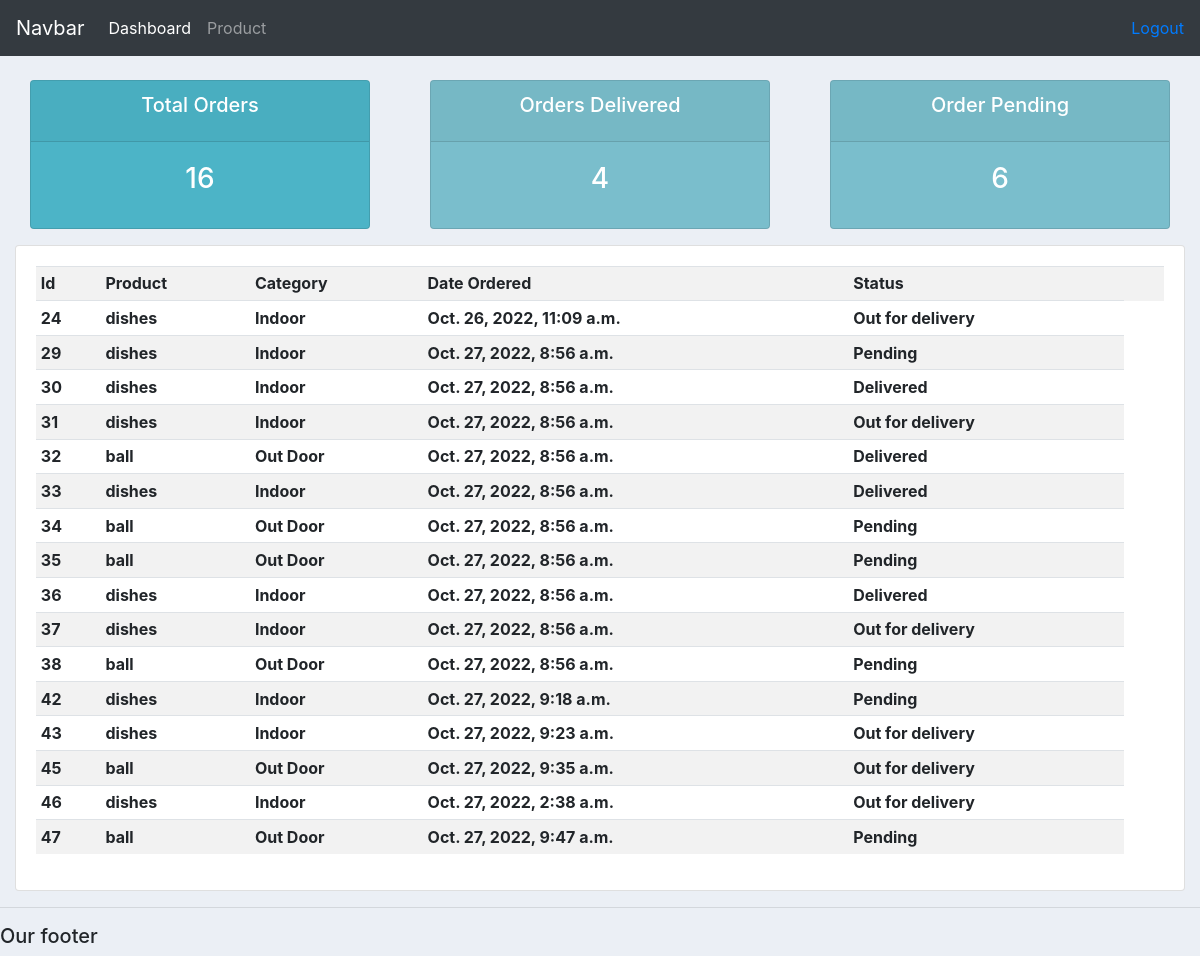
Page /user/ (signed in) on the committed database.
### projectapp/models.py (models this page shows, shortened)
class Order(models.Model):
    STATUS = (
        ('Pending','Pending'),
        ('Out for delivery','Out for delivery'),
        ('Delivered','Delivered')
        )
    customer = models.ForeignKey(Customer, null=True, on_delete=models.SET_NULL)
    product = models.ForeignKey(Product, null=True, on_delete=models.SET_NULL)
    date_created = models.DateTimeField(auto_now_add=True, null=True)
    status =models.CharField(max_length=200, null=True, choices=STATUS)

class Product(models.Model):
    CATEGORY = (
        ('Indoor','Indoor'),
        ('Out Door','Out Door'),
         )
    name = models.CharField(max_length=200, null=True)
    price = models.FloatField(null=True)
    category = models.CharField(max_length=200, null=True, choices=CATEGORY)
    description =models.CharField(max_length=200, null=True, blank=True)
    date_created = models.DateTimeField(auto_now_add=True, null=True)
    tags = models.ManyToManyField(Tag)
    def __str__(self):
        return self.name

### projectapp/views.py (the view)
# urls.py: path('user/', views.userPage, name="user-page"),
@login_required (login_url='login')
def userPage(request):
    orders = request.user.customer.order_set.all()
    total_orders = orders.count()
    delivered = orders.filter(status='Delivered').count()
    pending = orders.filter(status='Pending').count()
    context = {'orders':orders,'total_orders':total_orders,'delivered':delivered,
    'pending':pending}
    return render(request, 'user.html', context)

### projectapp/templates/user.html
{% extends 'main.html' %}
{% block content %}
{% include 'status.html' %}
<div class="row">
    <div class="col-md">
        <div class="card card-body">
            <table class="table table-sm table-striped">
                <tr>
                    <th>Id</th>
                    <th>Product</th>
                    <th>Category</th>
                    <th>Date Ordered</th>
                    <th>Status</th>
                    <th></th>
                    <th></th>
                </tr>
                {% for order in orders %}
                <tr>
                    <th>{{order.id}}</th>
                    <th>{{order.product}}</th>
                    <th>{{order.product.category}}</th>
                    <th>{{order.date_created}}</th>
                    <th>{{order.status}}</th>
                </tr>
                {% endfor %}
            </table>
        </div>
    </div>
</div>
{% endblock content %}

### projectapp/templates/main.html (style rules this page uses)
body { background-color: #ebeff5; }

### rows in the picture
Order: id "24", product "dishes", product.category "Indoor", date_created "Oct. 26, 2022, 11:09 a.m.", status "Out for delivery"
Order: id "29", product "dishes", product.category "Indoor", date_created "Oct. 27, 2022, 8:56 a.m.", status "Pending"
Order: id "30", product "dishes", product.category "Indoor", date_created "Oct. 27, 2022, 8:56 a.m.", status "Delivered"
Order: id "31", product "dishes", product.category "Indoor", date_created "Oct. 27, 2022, 8:56 a.m.", status "Out for delivery"
Order: id "32", product "ball", product.category "Out Door", date_created "Oct. 27, 2022, 8:56 a.m.", status "Delivered"
Order: id "33", product "dishes", product.category "Indoor", date_created "Oct. 27, 2022, 8:56 a.m.", status "Delivered"
Order: id "34", product "ball", product.category "Out Door", date_created "Oct. 27, 2022, 8:56 a.m.", status "Pending"
Order: id "35", product "ball", product.category "Out Door", date_created "Oct. 27, 2022, 8:56 a.m.", status "Pending"
Order: id "36", product "dishes", product.category "Indoor", date_created "Oct. 27, 2022, 8:56 a.m.", status "Delivered"
Order: id "37", product "dishes", product.category "Indoor", date_created "Oct. 27, 2022, 8:56 a.m.", status "Out for delivery"
Order: id "38", product "ball", product.category "Out Door", date_created "Oct. 27, 2022, 8:56 a.m.", status "Pending"
Order: id "42", product "dishes", product.category "Indoor", date_created "Oct. 27, 2022, 9:18 a.m.", status "Pending"
Order: id "43", product "dishes", product.category "Indoor", date_created "Oct. 27, 2022, 9:23 a.m.", status "Out for delivery"
Order: id "45", product "ball", product.category "Out Door", date_created "Oct. 27, 2022, 9:35 a.m.", status "Out for delivery"
Order: id "46", product "dishes", product.category "Indoor", date_created "Oct. 27, 2022, 2:38 a.m.", status "Out for delivery"
Order: id "47", product "ball", product.category "Out Door", date_created "Oct. 27, 2022, 9:47 a.m.", status "Pending"

### other values in the picture
{{ total_orders }} "16"
{{ delivered }} "4"
{{ pending }} "6"
